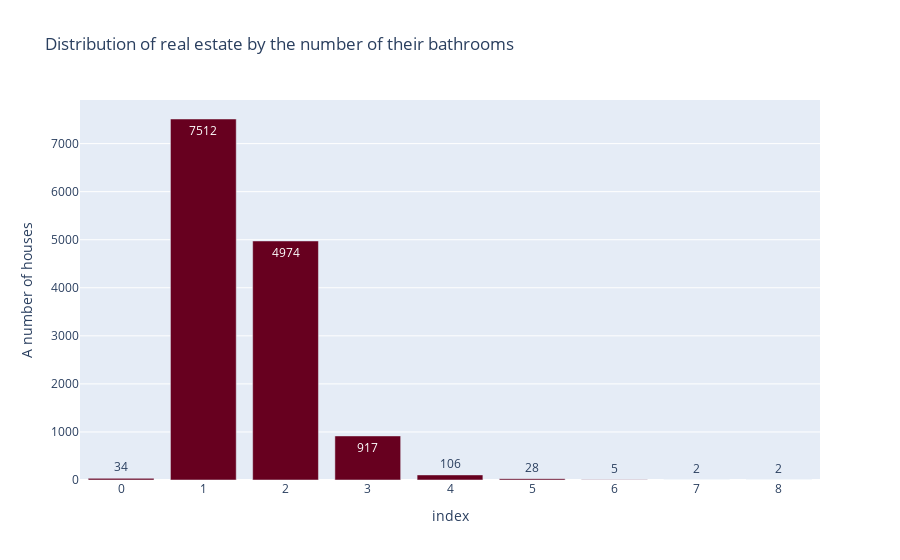

Here is the notebook cell this chart was saved with:
### Code cell
bathrooms = mbl['Bathroom'].value_counts().sort_index()

fig = px.bar(bathrooms, y=bathrooms.values, x=bathrooms.index, text=bathrooms.values,
             labels={'y': 'A number of houses', 'x': 'bathrooms'},
             title='Distribution of real estate by the number of their bathrooms',
             color_discrete_sequence=px.colors.sequential.RdBu)
fig.show()

### Figure 1 — Plotly figure (JSON) as saved in the notebook; plotly's stock layout.template omitted (floating-point values rounded to 4 significant figures)
{"data": [{"alignmentgroup": "True", "hovertemplate": "index=%{x}<br>A number of houses=%{y}<br>text=%{text}<extra></extra>", "legendgroup": "", "marker": {"color": "rgb(103,0,31)"}, "name": "", "offsetgroup": "", "orientation": "v", "showlegend": false, "text": [34, 7512, 4974, 917, 106, 28, 5, 2, 2], "textposition": "auto", "type": "bar", "x": [0, 1, 2, 3, 4, 5, 6, 7, 8], "xaxis": "x", "y": [34, 7512, 4974, 917, 106, 28, 5, 2, 2], "yaxis": "y"}], "layout": {"barmode": "relative", "legend": {"tracegroupgap": 0}, "title": {"text": "Distribution of real estate by the number of their bathrooms"}, "xaxis": {"anchor": "y", "domain": [0, 1], "title": {"text": "index"}}, "yaxis": {"anchor": "x", "domain": [0, 1], "title": {"text": "A number of houses"}}}}
